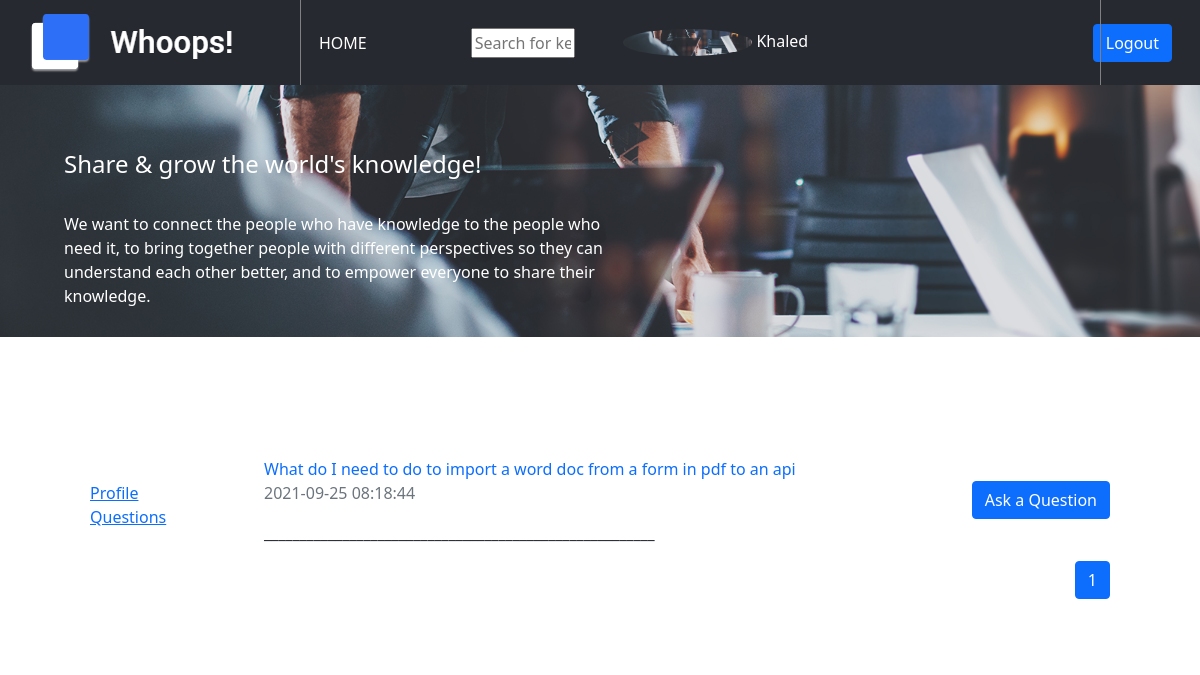
/index.php (signed in), run on the app's committed database.
### tables this page shows
CREATE TABLE users (
    id INT(11) NOT NULL AUTO_INCREMENT,
    Username varchar(255) NOT NULL,
    email varchar(255) NOT NULL,
    password varchar(255) NOT NULL,
    confirm varchar(255) NOT NULL,
    age INT(11) NOT NULL,
    gender INT(11) NOT NULL,
    img varchar(255) NOT NULL,
    created_at datetime NOT NULL DEFAULT current_timestamp(),
    PRIMARY KEY (id)
);

CREATE TABLE questions (
    Quest_id INT(11) NOT NULL AUTO_INCREMENT,
    Title varchar(255) NOT NULL,
    created_at datetime NOT NULL DEFAULT current_timestamp(),
    QuestDetails varchar(255) NOT NULL,
    user_id INT(11) NOT NULL,
    PRIMARY KEY (Quest_id),
    FOREIGN KEY (user_id) REFERENCES users(id)
);

### index.php (the view, shortened to what this page needs)
<?php
require_once "Inc/dbConnection.php";
?>
<?php
require_once "Inc/header.php";
?>
    <section id="home">
        <nav class="navbar navbar-expand-lg navbar-dark">
            <div class="container-fluid">
              <a class="navbar-brand" href="index.php"><img src="images/Screenshot 2021-09-13 014732.png" alt="Whoops!.com"> </a>
              <div class="collapse navbar-collapse" id="navbarSupportedContent">
                <ul class="navbar-nav mb-lg-0 mr-5 ml-5">
                  <li class="nav-item">
                    <a class="nav-link active" aria-current="page" href="index.php">Home</a>
                  </li>
                </ul>
                <form action="handlers/handle-search.php" method="GET">
	                  <input class="mx-5 w-100 " placeholder="Search for key word" type="text" name="query">
                </form>
                <?php
                if(!empty($_SESSION['userID'])){
                    $userID=$_SESSION['userID'];
                    $userquery = "SELECT * FROM `users` WHERE `id` = $userID";
                    $userRunQuery = mysqli_query($conn, $userquery);
                    if($current_user = mysqli_fetch_assoc($userRunQuery)){?>
                        <div class="userDetails ml-5">
                          <img class = "rounded-circle ml-5 w-25" src="images/<?= $current_user['img'] ?>">
                          <a href="profile.php" class="text-decoration-none text-white"><?= $current_user['Username'] ?></a>
                        </div>
              <?php }
                }?>
                <div class="sign-buttons ml-auto">
                    <?php if(isset($_SESSION['userID'])) {?>
                    <a class="btn btn-primary" href="logout.php">Logout</a>
                    <?php } ?>
                </div>
              </div>
            </div>
        </nav>
        <header>
          <div class="bg-img">
              <img class="img-fluid" src="images/action.png">
              <div class="caption w-50">
                  <h4 class="ml-4">Share & grow the world's knowledge!</h4>
                  <p class="ml-4">We want to connect the people who have knowledge to the people who need it, to bring together people with different perspectives so they can understand each other better, and to empower everyone to share their knowledge.</p>
              </div>
          </div>
        </header>
    </section>
    <section id="body">
        <div class="container bg-white">
            <div class="row px-5 py-5 my-5">
                <div class="col-md-2 mt-5">
                  <a href="profile.php">Profile</a><br>
                  <a href="index.php">Questions</a>
                </div>
                <div class="col-md-10 ">
                <?php if(isset($_SESSION['userID'])) {?>
                  <a class="btn btn-primary mb-4 float-right mt-5" href="addQuestions.php">Ask a Question</a>
                  <?php } ?>
                  <?php
                  $per_page=4;
                  $Query="SELECT * FROM `questions`";
                  $runQuery=mysqli_query($conn, $Query);
                  $numofQueries=mysqli_num_rows($runQuery);
                  $numofPages= ceil($numofQueries/$per_page);
                  if(!isset($_GET['page'])){
                    $page=1;
                  }else{
                    $page=$_GET['page'];
                  }
                  $first_row=($page-1)* $per_page;
                  $Query="SELECT * from `questions` LIMIT $first_row, $per_page";
                  $runQuery=mysqli_query($conn, $Query) or die( mysqli_error($conn));
                  while($row = mysqli_fetch_array($runQuery)){
                    echo '<br><a class="text-decoration-none" name="submit" href="DisplayQuestion.php?id= '. $row['Quest_id'] . '">' . $row['Title'] . "</a><br>" . '<p small class="text-muted">' . $row['created_at'] . '</p>' ;
                    echo "<p>_______________________________________________________</P>";
                  }
                  for($page=1; $page<=$numofPages; $page++){
                    echo '<a class="btn btn-primary float-right ml-2" href="index.php?page= '. $page .'">' . $page . '</a>';
                  }
?>
                </div>
            </div>
        </div>
    </section>
<?php
require_once "Inc/footer.php";
?>

### assets/css/styles.css (style rules this page uses)
body { box-sizing: border-box; }
.navbar { background-color: #272930; height: 85px; position: relative; }
.nav-link { color: #fff !important; text-transform: uppercase; border-radius: 2px; }
.nav-item { margin-left: 10px; font-weight: 400; font-size: medium; }
.navbar-brand { font-size: 40px; font-weight: 800; letter-spacing: 1px; }
.navbar::before { content:""; width: 1px; height: 85px; position: absolute; left: 300px; top: 0px; background-color: grey; }
.bg-img img { position: relative; }
.caption { color: #fff; position: absolute; top: 150px; left:40px; }
.caption h4 { padding-bottom: 25px; }
.form-control, .btn { min-height: 38px; border-radius: 2px; }
.btn { font-size: 15px; font-weight: bold; }

### data on the page
users: img (picture), Username "Khaled"
questions: Title "What do I need to do to import a word doc from a form in pdf to an api", created_at "2021-09-25 08:18:44"
